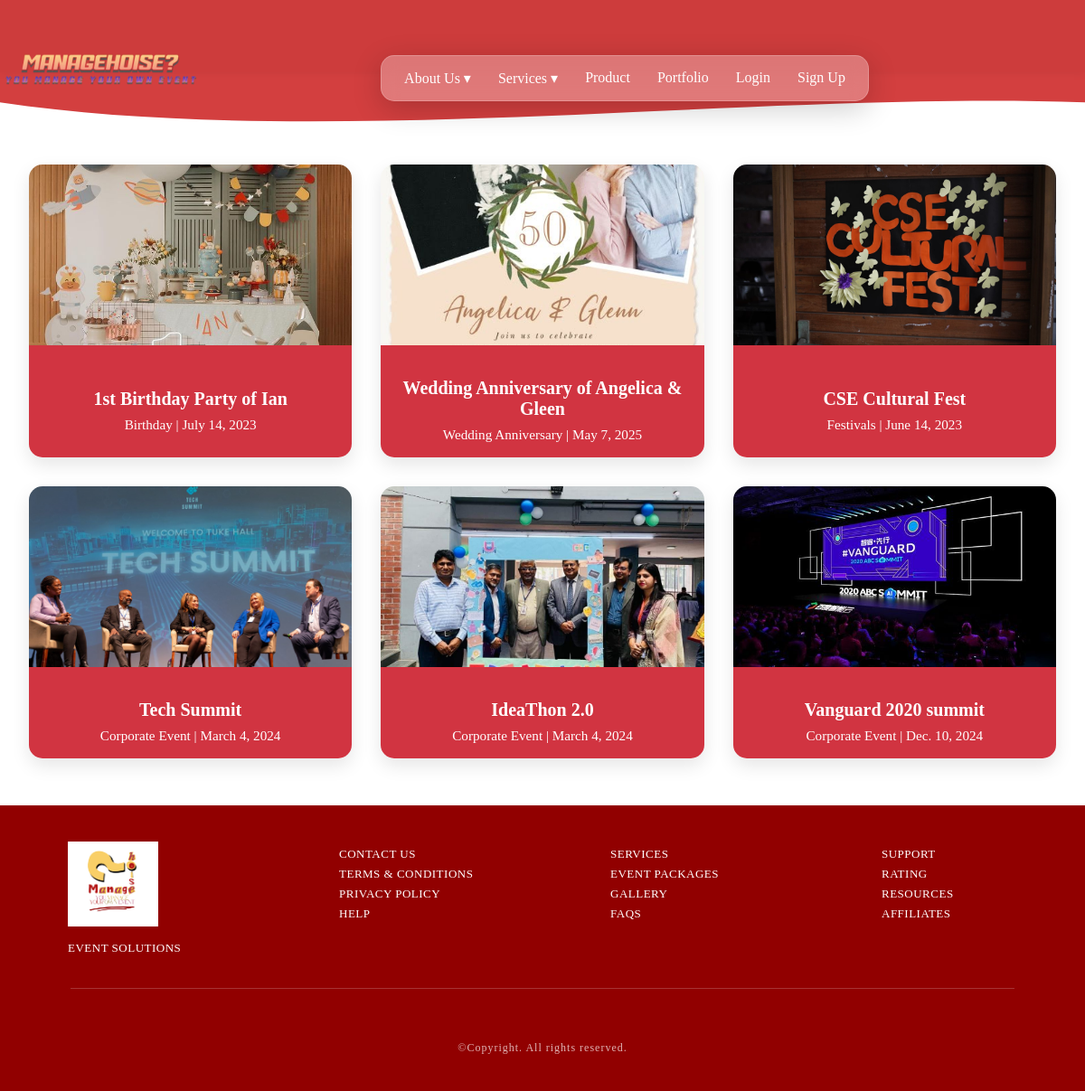
Screenshot of /event_list/ with the database file from the repository.
### EventApp/models.py (models this page shows, shortened)
class  Portfolio (models.Model):
    image = models.ImageField(upload_to='events_images/', null=True, blank=True)
    title = models.CharField(max_length=100, blank=True)
    event_type = models.CharField(max_length=100, null=True, blank=True)
    event_date = models.DateField()
    location = models.CharField(max_length=255, null=True, blank=True)
    status = models.CharField(max_length=50, choices=[
        ('completed', 'Completed'),
        ('ongoing', 'Ongoing'),
        ('canceled', 'Canceled'),
    ], default='completed')
    team_or_individual = models.CharField(max_length=100, null=True, blank=True)

### EventApp/views.py (the view)
# urls.py: path('event_list/', views.event_list, name='event_list'),
def event_list(request):
    events = Portfolio.objects.all()
    return render(request, 'EventApp/event_list.html', {'events': events})

### template/EventApp/event_list.html (shortened to what this page needs)
{% load static %}
<!DOCTYPE html>
<html lang="en">
  <head>
    <link rel="stylesheet" href="{% static 'css/event_list.css' %}" />
    <link rel="stylesheet" href="{% static 'css/header.css' %}" />
    <link rel="stylesheet" href="{% static 'css/footer.css' %}" />
  </head>
  <body>
    {% include 'header.html' %}
    <main class="main-content">
        <div class="events-container">
        {% for event in events %}
        <div class="event-box">
            <a href="{% url 'event_detail' event.pk %}">
            <img src="{{ event.image.url }}" alt="{{ event.title }}" />
            <div class="event-content">
                <h3>{{ event.title }}</h3>
                <p>{{ event.event_type }} | {{ event.event_date }}</p>
            </div>
            </a>
        </div>
        {% endfor %}
        </div>
    </main>
    {% include 'footer.html' %}
  </body>
</html>

### static/css/event_list.css (style rules this page uses)
.main-content { margin-top: 20px; margin-bottom: 20px; }
.events-container { display: grid; grid-template-columns: repeat(auto-fill, minmax(300px, 1fr)); gap: 2rem; padding: 2rem; }
.event-box { background-color: #fff; border-radius: 15px; overflow: hidden; box-shadow: 0 8px 20px rgba(0, 0, 0, 0.1); transition: transform 0.3s ease, box-shadow 0.3s ease; cursor: pointer; }
.event-box img { width: 100%; height: 200px; object-fit: cover; display: block; }
.event-box a { color: inherit; text-decoration: none; display: flex; flex-direction: column; height: 100%; }
.event-content { padding: 1rem; background: rgba(204, 30, 45, 0.9); color: white; text-align: center; flex-grow: 1; display: flex; flex-direction: column; justify-content: center; }
.event-content h3 { font-size: 1.25rem; margin-bottom: 0.5rem; font-weight: bold; }
.event-content p { font-size: 0.95rem; margin: 0; }

### static/css/header.css (style rules this page uses)
html, body { margin: 0; padding: 0; box-sizing: border-box; }
* { box-sizing: inherit; }

### static/css/footer.css (style rules this page uses)
* { box-sizing: border-box; }
html, body { margin: 0; padding: 0; box-sizing: border-box; }
* { box-sizing: inherit; }

### rows the page displays
Portfolio: image (picture), title "1st Birthday Party of Ian", event_type "Birthday", event_date "July 14, 2023"
Portfolio: image (picture), title "Wedding Anniversary of Angelica & Gleen", event_type "Wedding Anniversary", event_date "May 7, 2025"
Portfolio: image (picture), title "CSE Cultural Fest", event_type "Festivals", event_date "June 14, 2023"
Portfolio: image (picture), title "Tech Summit", event_type "Corporate Event", event_date "March 4, 2024"
Portfolio: image (picture), title "IdeaThon 2.0", event_type "Corporate Event", event_date "March 4, 2024"
Portfolio: image (picture), title "Vanguard 2020 summit", event_type "Corporate Event", event_date "Dec. 10, 2024"
